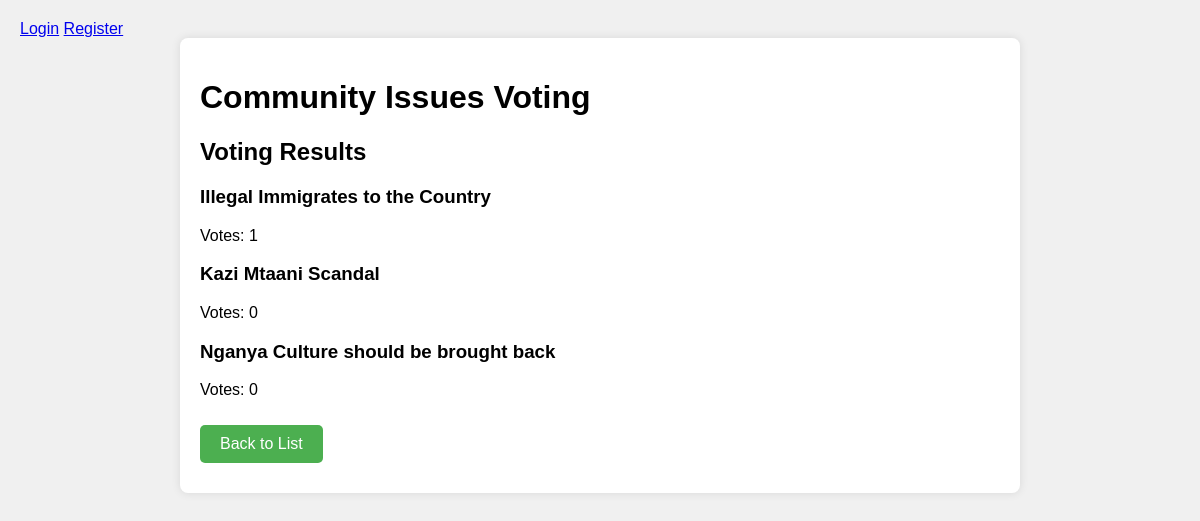
The app's page /results, older data.
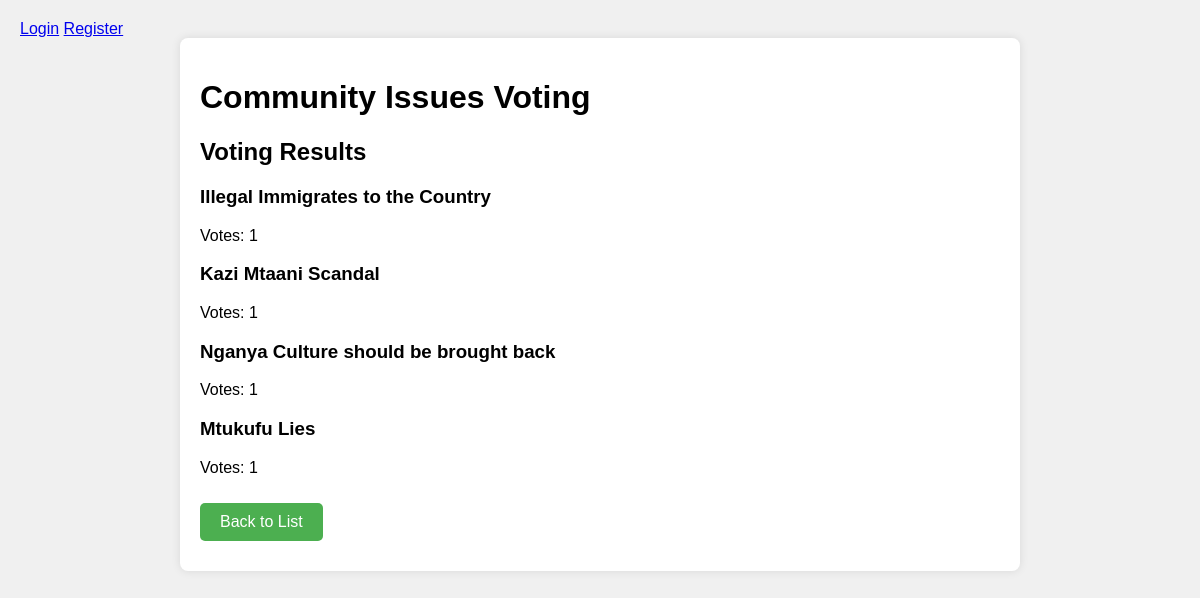
The same page, newer data.
### app.py (models this page shows)
class Issue(db.Model):
    id = db.Column(db.Integer, primary_key=True)
    title = db.Column(db.String(100), nullable=False)
    description = db.Column(db.Text)
    votes = db.Column(db.Integer, default=0)
    category_id = db.Column(db.Integer, db.ForeignKey('category.id'))
    category = db.relationship('Category', backref='issues')
    created_at = db.Column(db.DateTime, default=datetime.utcnow)
    updated_at = db.Column(db.DateTime, default=datetime.utcnow, onupdate=datetime.utcnow)

### app.py (the view)
@app.route('/results')
def results():
    issues = Issue.query.order_by(Issue.votes.desc()).all()
    return render_template('results.html', issues=issues)

### app/templates/results.html
{% extends "base.html" %}
{% block content %}
    <h2>Voting Results</h2>
    <div class="results-list">
        {% for issue in issues %}
        <div class="result-item">
            <h3>{{ issue.title }}</h3>
            <p>Votes: {{ issue.votes }}</p>
        </div>
        {% endfor %}
    </div>
    <a href="{{ url_for('index') }}" class="button">Back to List</a>
{% endblock %}

Row changes from the older to the newer data that the page shows:
changed Issue "Kazi Mtaani Scandal": votes "0" → "1"
changed Issue "Nganya Culture should be brought back": votes "0" → "1"
added Issue: title "Mtukufu Lies", votes "1"
